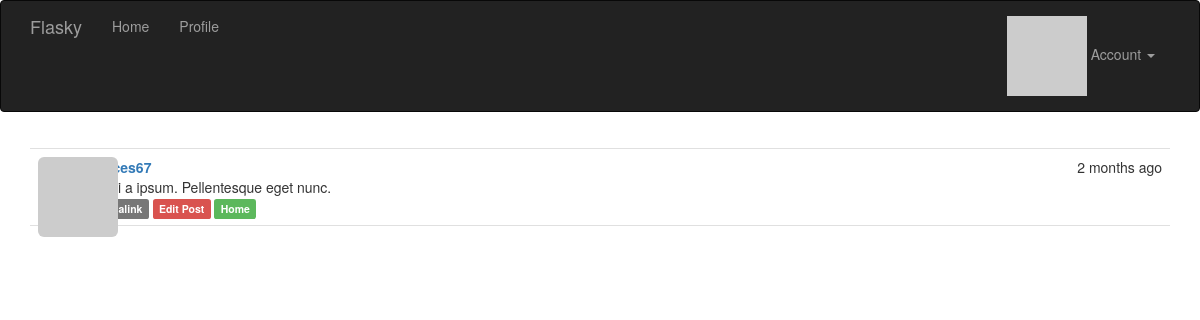
The app's page /post/60 (signed in) with its own data.
### app/models.py (models this page shows, shortened)
class Post(db.Model):
	__tablename__ = 'posts'
	id = db.Column(db.Integer, primary_key=True)
	body = db.Column(db.Text)
	timestamp = db.Column(db.DateTime, index=True, default=datetime.utcnow)
	author_id = db.Column(db.Integer, db.ForeignKey('users.id'))
	body_html = db.Column(db.Text)

class User(UserMixin, db.Model):
	__tablename__ = 'users'
	id = db.Column(db.Integer, primary_key=True)
	email = db.Column(db.String(64), unique=True, index=True)
	username = db.Column(db.String(64), unique=True, index=True)
	role_id = db.Column(db.Integer, db.ForeignKey('roles.id'))
	password_hash = db.Column(db.String(128))
	confirmed = db.Column(db.Boolean, default=False)
	name = db.Column(db.String(64))
	location = db.Column(db.String(64))
	about_me = db.Column(db.Text())
	member_since = db.Column(db.DateTime(), default=datetime.utcnow)
	last_seen = db.Column(db.DateTime(), default=datetime.utcnow)
	avatar_hash = db.Column(db.String(32))
	posts = db.relationship('Post', backref='author', lazy='dynamic')
	@property
	def password(self):
		raise AttributeError('password is not a readable attribute')
	''' and (self.role.permissions & permissions) == permissions'''
	def ping(self):
		self.last_seen = datetime.utcnow()
		db.session.add(self)
	def gravatar(self, size=100, default='identicon', rating='g'):
		if request.is_secure:
			url = 'https://secure.gravatar.com/avatar'
		else:
			url = 'http://www.gravatar.com/avatar'
		hash = self.avatar_hash or hashlib.md5(self.email.encode('utf-8')).hexdigest()
		return '{url}/{hash}?s={size}&d={default}&r={rating}'.format(url=url, hash=hash, size=size, default=default, rating=rating)

### app/main/views.py (the view)
@main.route('/post/<int:id>')
def post(id):
	post = Post.query.get_or_404(id)
	return render_template('post.html', posts=[post])

### app/auth/views.py (called while the page is built)
@auth.before_app_request
def before_request():
	if current_user.is_authenticated:
		current_user.ping()
		if not current_user.confirmed \
				and request.endpoint[:5] != 'auth.' \
				and request.endpoint != 'static':
			return redirect(url_for('auth.unconfirmed'))

### app/main/__init__.py (called while the page is built)
@main.app_context_processor
def inject_permissions():
	return dict(Permission=Permission)

### app/models.py (called while the page is built)
@login_manager.user_loader
def load_user(user_id):
	return User.query.get(int(user_id))

### app/templates/post.html (shortened to what this page needs)
{% extends "base.html" %}
{% block page_content %}
{% include '_posts.html' %}
{% endblock %}

### app/templates/_posts.html
<ul class="posts">
	{% for post in posts %}
	<li class="post">
		<div class="post-thumbnail">
			<a href="{{ url_for('.user', username=post.author.username) }}">
				<img class="img-rounded profile-thumbnail" src="{{ post.author.gravatar(size=40) }}">
			</a>
		</div>
		<div class="post-content">
			<div class="post-date">{{ moment(post.timestamp).fromNow() }}</div>
			<div class="post-author"><a href="{{ url_for('.user', username=post.author.username) }}">{{ post.author.username }}</a></div>
			<div class="post-body">
			{% if post.body_html %}
				{{ post.body_html | safe }}
			{% else %}
				{{ post.body }}
			{% endif %}
			</div>
			<div class="post-footer">
				<a href="{{ url_for('.post', id=post.id) }}">
					<span class="label label-default">Permalink</span>
				</a>
				{% if current_user == post.author %}
				<a href="{{ url_for('.edit', id=post.id) }}">
					<span class="label label-primary">Edit Post</span>
				</a>
				{% elif current_user.is_administrator %}
				<a href="{{ url_for('.edit', id=post.id) }}">
					<span class="label label-danger">Edit Post</span>
				</a>
				{% endif %}
				<a href="{{ url_for('.index') }}">
					<span class="label label-success">Home</span>
				</a>
			</div>
		</div>
	</li>
	{% endfor %}
</ul>

### app/static/styles.css (style rules this page uses)
.profile-thumbnail { position: absolute; }
ul.posts { list-style-type: none; padding: 0px; margin: 16px 0px 0px 0px; border-top: 1px solid #e0e0e0; }
ul.posts li.post { padding: 8px; border-bottom: 1px solid #e0e0e0; }
div.post-date { float: right; }
div.post-author { font-weight: bold; }
div.post-thumbnail { position: absolute; }
div.post-content { margin-left: 48px; min-height: 48px; }

### records on screen
Post: timestamp "2 months ago", author.username "frances67", body "Morbi a ipsum. Pellentesque eget nunc."
